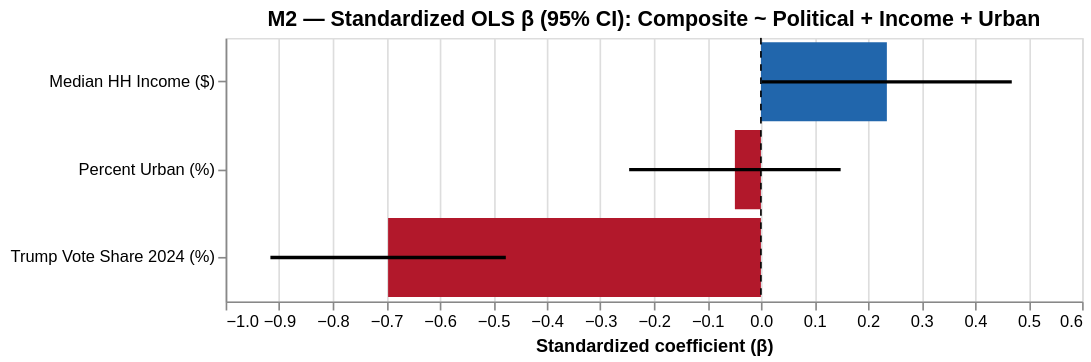

The notebook cell this image was saved under:
### Markdown cell above
### 5a. OLS coefficient plot — preferred model (M2)

M2 (political lean + income + urbanization) is the parsimonious baseline. We
plot standardized coefficients (β on z-scored X) so effect sizes are comparable.

### Code cell
def standardized_ols(dv, regressors):
    z = df[regressors + [dv]].dropna().copy()
    for c in regressors + [dv]:
        z[c] = (z[c] - z[c].mean()) / z[c].std()
    X = sm.add_constant(z[regressors])
    y = z[dv]
    return sm.OLS(y, X).fit()

m2_std = standardized_ols('Composite_EqualWeight', SPECS['M2: + Income & urbanization'])
coef_plot_df = pd.DataFrame({
    'predictor': [PRED_LABELS[p] for p in SPECS['M2: + Income & urbanization']],
    'beta':      m2_std.params.drop('const').values,
    'ci_lo':     m2_std.conf_int().drop('const')[0].values,
    'ci_hi':     m2_std.conf_int().drop('const')[1].values,
})

base = alt.Chart(coef_plot_df).encode(
    y=alt.Y('predictor:N', sort='-x', title=None),
)
bars = base.mark_bar().encode(
    x=alt.X('beta:Q', title='Standardized coefficient (β)'),
    color=alt.condition('datum.beta > 0',
                        alt.value('#2166ac'), alt.value('#b2182b')),
)
err = base.mark_rule(strokeWidth=2).encode(x='ci_lo:Q', x2='ci_hi:Q')
zero = alt.Chart(pd.DataFrame({'x': [0]})).mark_rule(strokeDash=[4, 4]).encode(x='x:Q')

coef_chart = (bars + err + zero).properties(
    width=520, height=160,
    title='M2 — Standardized OLS β (95% CI): Composite ~ Political + Income + Urban'
)
coef_chart.save(str(FIG / 'ols_m2_coefficients.html'))
coef_chart

### Figure 1 — Vega-Lite specification as saved in the notebook (floating-point values rounded to 4 significant figures)
{"config": {"view": {"continuousWidth": 300, "continuousHeight": 300}}, "layer": [{"mark": {"type": "bar"}, "encoding": {"color": {"condition": {"test": "datum.beta > 0", "value": "#2166ac"}, "value": "#b2182b"}, "x": {"field": "beta", "title": "Standardized coefficient (β)", "type": "quantitative"}, "y": {"field": "predictor", "sort": "-x", "title": null, "type": "nominal"}}}, {"mark": {"type": "rule", "strokeWidth": 2}, "encoding": {"x": {"field": "ci_lo", "type": "quantitative"}, "x2": {"field": "ci_hi"}, "y": {"field": "predictor", "sort": "-x", "title": null, "type": "nominal"}}}, {"data": {"name": "data-d285a7403ed98ae579761d64a864032b"}, "mark": {"type": "rule", "strokeDash": [4, 4]}, "encoding": {"x": {"field": "x", "type": "quantitative"}}}], "data": {"name": "data-ea4064f4e57f9c733d2e897071c4eb3f"}, "height": 160, "title": "M2 — Standardized OLS β (95% CI): Composite ~ Political + Income + Urban", "width": 520, "$schema": "https://vega.github.io/schema/vega-lite/v6.1.0.json", "datasets": {"data-ea4064f4e57f9c733d2e897071c4eb3f": [{"predictor": "Trump Vote Share 2024 (%)", "beta": -0.6965, "ci_lo": -0.9164, "ci_hi": -0.4766}, {"predictor": "Median HH Income ($)", "beta": 0.2353, "ci_lo": 0.001953, "ci_hi": 0.4687}, {"predictor": "Percent Urban (%)", "beta": -0.04861, "ci_lo": -0.2462, "ci_hi": 0.1489}], "data-d285a7403ed98ae579761d64a864032b": [{"x": 0}]}}
